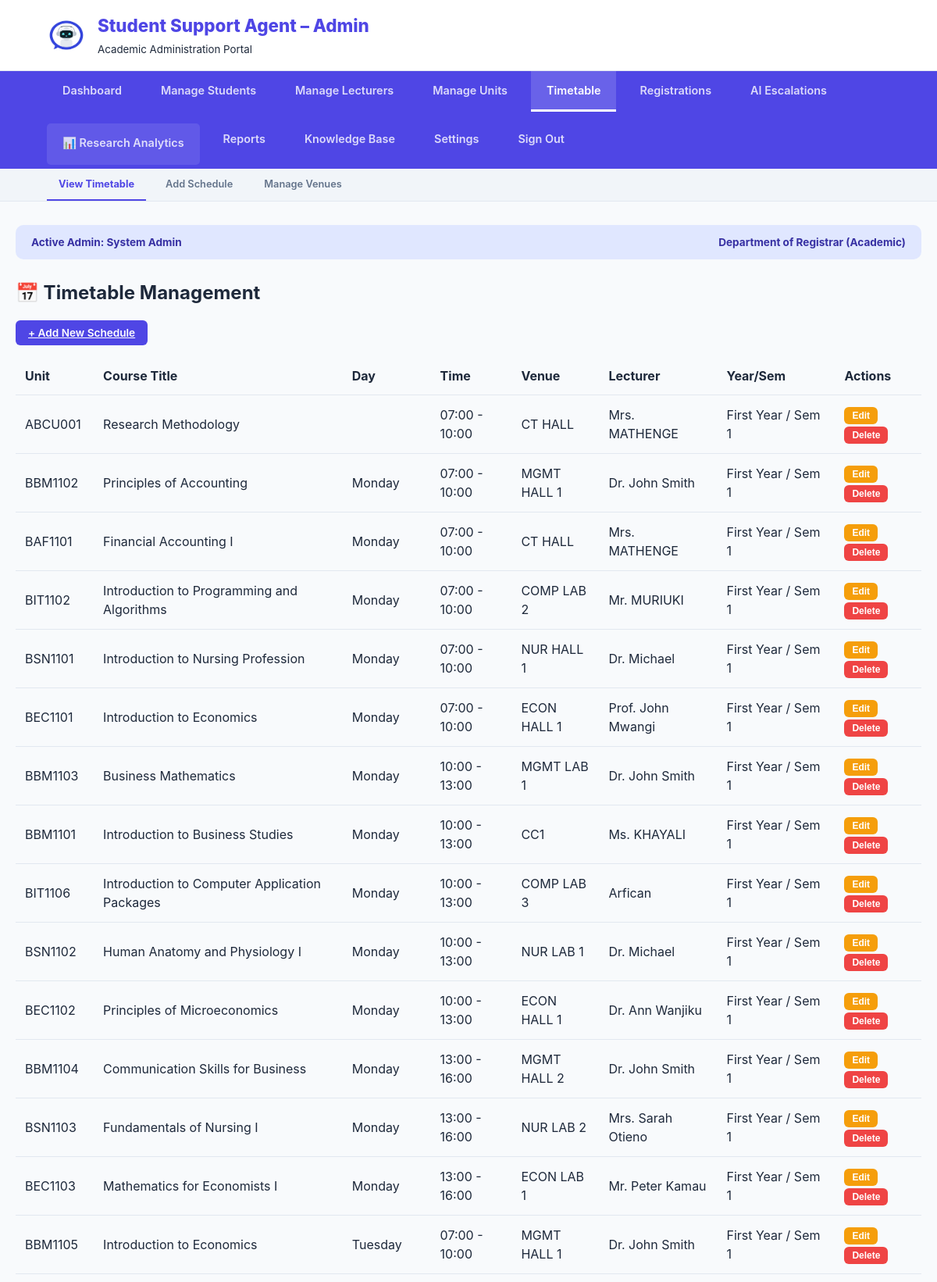
Screenshot of /Admin/Admin-index.php?section=timetable (signed in, upper part) with the database file from the repository.
### tables this page shows
CREATE TABLE `timetable` (
  `id` int(11) NOT NULL,
  `unit_code` varchar(20) DEFAULT NULL,
  `course_title` varchar(100) DEFAULT NULL,
  `department` varchar(50) DEFAULT NULL,
  `time_from` varchar(10) DEFAULT NULL,
  `time_to` varchar(10) DEFAULT NULL,
  `day_of_week` enum('Monday','Tuesday','Wednesday','Thursday','Friday','Saturday','Sunday') DEFAULT NULL,
  `venue` varchar(50) DEFAULT NULL,
  `unit_group` varchar(20) DEFAULT NULL,
  `lecturer` varchar(50) DEFAULT NULL,
  `exam_date` date DEFAULT NULL,
  `semester` enum('1','2','3') NOT NULL,
  `year_level` enum('First Year','Second Year','Third Year','Fourth Year') NOT NULL,
  `academic_year` year(4) NOT NULL,
  `created_at` timestamp NOT NULL DEFAULT current_timestamp()
);

CREATE TABLE `academic_workload` (
  `id` int(11) NOT NULL,
  `unit_code` varchar(20) DEFAULT NULL,
  `unit_name` varchar(100) DEFAULT NULL,
  `department` varchar(50) DEFAULT NULL,
  `year_level` enum('First Year','Second Year','Third Year','Fourth Year') DEFAULT NULL,
  `semester_level` enum('1st Semester','2nd Semester') DEFAULT NULL,
  `offering_time` varchar(100) DEFAULT NULL
);

### Admin/manage_timetable.php (the view, shortened to what this page needs)
<?php
$action = $_GET['action'] ?? 'view';
if ($action === 'view'):
?>
<h2>📅 Timetable Management</h2>
<div style="margin-bottom: 20px;">
    <a href="Admin-index.php?section=timetable&action=add" class="btn btn-primary">+ Add New Schedule</a>
</div>
<?php
$query = "SELECT t.*, aw.unit_name FROM timetable t
          JOIN academic_workload aw ON t.unit_code = aw.unit_code
          ORDER BY t.year_level, t.semester, FIELD(t.day_of_week, 'Monday', 'Tuesday', 'Wednesday', 'Thursday', 'Friday'), t.time_from";
$result = mysqli_query($conn, $query);
?>
<table class="data-table">
    <thead>
        <tr><th>Unit</th><th>Course Title</th><th>Day</th><th>Time</th><th>Venue</th><th>Lecturer</th><th>Year/Sem</th><th>Actions</th></tr>
    </thead>
    <tbody>
        <?php while($row = mysqli_fetch_assoc($result)): ?>
        <tr>
            <td><?php echo $row['unit_code']; ?></td>
            <td><?php echo htmlspecialchars($row['unit_name']); ?></td>
            <td><?php echo $row['day_of_week']; ?></td>
            <td><?php echo $row['time_from'] . ' - ' . $row['time_to']; ?></td>
            <td><?php echo $row['venue']; ?></td>
            <td><?php echo $row['lecturer']; ?></td>
            <td><?php echo $row['year_level'] . ' / Sem ' . $row['semester']; ?></td>
            <td>
                <button class="btn btn-warning btn-sm">Edit</button>
                <button class="btn btn-danger btn-sm">Delete</button>
            </td>
        </tr>
        <?php endwhile; ?>
    </tbody>
</table>
<?php endif; ?>

### Admin/Admin-index.php (style rules this page uses)
:root { --primary: #4f46e5; --primary-dark: #3730a3; --bg: #f8fafc; --white: #ffffff; --text-main: #1e293b; --text-light: #64748b; --border: #e2e8f0; --accent: #e0e7ff; --success: #10b981; --research: #8b5cf6; --warning: #f59e0b; --danger: #ef4444; }
body { font-family: 'Inter', system-ui, sans-serif; background: var(--bg); color: var(--text-main); margin: 0; line-height: 1.5; }
.data-table { width: 100%; border-collapse: collapse; margin-top: 15px; }
.data-table th, .data-table td { padding: 12px; text-align: left; border-bottom: 1px solid var(--border); }
.data-table th { background: var(--bg); font-weight: 700; color: var(--text-main); }
.btn { padding: 8px 16px; border-radius: 6px; border: none; cursor: pointer; font-size: 0.85rem; font-weight: 600; transition: 0.3s; }
.btn-primary { background: var(--primary); color: white; }
.btn-warning { background: var(--warning); color: white; }
.btn-danger { background: var(--danger); color: white; }
.btn-sm { padding: 4px 10px; font-size: 0.75rem; }

### rows the page displays
timetable: unit_code "ABCU001", academic_workload.unit_name "Research Methodology", time_from "07:00", time_to "10:00", venue "CT HALL", lecturer "Mrs. MATHENGE", year_level "First Year", semester "1"
timetable: unit_code "BBM1102", academic_workload.unit_name "Principles of Accounting", day_of_week "Monday", time_from "07:00", time_to "10:00", venue "MGMT HALL 1", lecturer "Dr. John Smith", year_level "First Year", semester "1"
timetable: unit_code "BAF1101", academic_workload.unit_name "Financial Accounting I", day_of_week "Monday", time_from "07:00", time_to "10:00", venue "CT HALL", lecturer "Mrs. MATHENGE", year_level "First Year", semester "1"
timetable: unit_code "BIT1102", academic_workload.unit_name "Introduction to Programming and Algorithms", day_of_week "Monday", time_from "07:00", time_to "10:00", venue "COMP LAB 2", lecturer "Mr. MURIUKI", year_level "First Year", semester "1"
timetable: unit_code "BSN1101", academic_workload.unit_name "Introduction to Nursing Profession", day_of_week "Monday", time_from "07:00", time_to "10:00", venue "NUR HALL 1", lecturer "Dr. Michael", year_level "First Year", semester "1"
timetable: unit_code "BEC1101", academic_workload.unit_name "Introduction to Economics", day_of_week "Monday", time_from "07:00", time_to "10:00", venue "ECON HALL 1", lecturer "Prof. John Mwangi", year_level "First Year", semester "1"
timetable: unit_code "BBM1103", academic_workload.unit_name "Business Mathematics", day_of_week "Monday", time_from "10:00", time_to "13:00", venue "MGMT LAB 1", lecturer "Dr. John Smith", year_level "First Year", semester "1"
timetable: unit_code "BBM1101", academic_workload.unit_name "Introduction to Business Studies", day_of_week "Monday", time_from "10:00", time_to "13:00", venue "CC1", lecturer "Ms. KHAYALI", year_level "First Year", semester "1"
timetable: unit_code "BIT1106", academic_workload.unit_name "Introduction to Computer Application Packages", day_of_week "Monday", time_from "10:00", time_to "13:00", venue "COMP LAB 3", lecturer "Arfican", year_level "First Year", semester "1"
timetable: unit_code "BSN1102", academic_workload.unit_name "Human Anatomy and Physiology I", day_of_week "Monday", time_from "10:00", time_to "13:00", venue "NUR LAB 1", lecturer "Dr. Michael", year_level "First Year", semester "1"
timetable: unit_code "BEC1102", academic_workload.unit_name "Principles of Microeconomics", day_of_week "Monday", time_from "10:00", time_to "13:00", venue "ECON HALL 1", lecturer "Dr. Ann Wanjiku", year_level "First Year", semester "1"
timetable: unit_code "BBM1104", academic_workload.unit_name "Communication Skills for Business", day_of_week "Monday", time_from "13:00", time_to "16:00", venue "MGMT HALL 2", lecturer "Dr. John Smith", year_level "First Year", semester "1"
timetable: unit_code "BSN1103", academic_workload.unit_name "Fundamentals of Nursing I", day_of_week "Monday", time_from "13:00", time_to "16:00", venue "NUR LAB 2", lecturer "Mrs. Sarah Otieno", year_level "First Year", semester "1"
timetable: unit_code "BEC1103", academic_workload.unit_name "Mathematics for Economists I", day_of_week "Monday", time_from "13:00", time_to "16:00", venue "ECON LAB 1", lecturer "Mr. Peter Kamau", year_level "First Year", semester "1"
timetable: unit_code "BBM1105", academic_workload.unit_name "Introduction to Economics", day_of_week "Tuesday", time_from "07:00", time_to "10:00", venue "MGMT HALL 1", lecturer "Dr. John Smith", year_level "First Year", semester "1"

### other values shown
$admin_name "System Admin"
